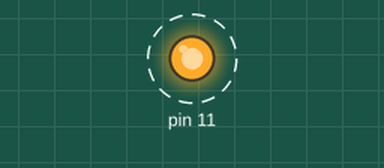
This sketch was run on a simulated Arduino Uno, built with avr-gcc and run on an emulated ATmega328P. Parts: output pins drawn as LEDs (lit = HIGH). Dashed ring = blinking.

Above: at 0.5 s.
Timing chart, 0 to 4.6 s (numbered marks = the images above):
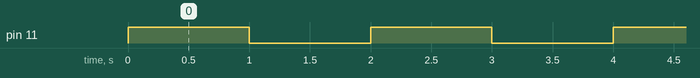

The sketch:

RelayDelay.ino
```cpp
#include <TinkerKit.h>

TKRelay relay(O0);

void setup() {

}

void loop() {

  relay.on();
  delay(1000);
  relay.off();
  delay(1000);

}
```

Measured:
- by itself, pin 11: alternates HIGH for 1.0 s and LOW for 1.0 s
